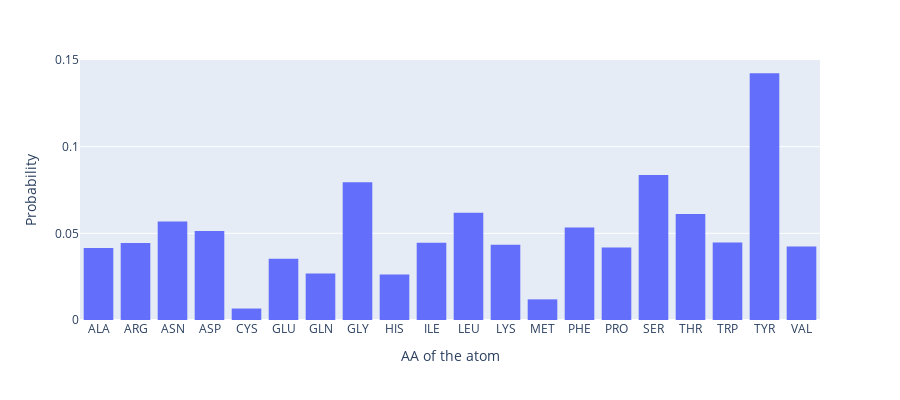

The code cell stored with this chart in its notebook:
### Markdown cell above
### resname_of_the_carbons_from_the_biggest_hydrophobic_cluster_by_res_norm

### Code cell
b = np.array(list(cdr_dict_big_cluster_aa_comp_res.values()))

df_aa_comp = pd.DataFrame({'AA': cdr_dict_big_cluster_aa_comp_res.keys(),
    'Count': b / sum(b)})
    
fig_ring = px.histogram(df_aa_comp, x='AA', y='Count', 
    # color='color', barmode='group',
    height=400)
fig_ring.update_xaxes(title = "AA of the atom")
fig_ring.update_yaxes(title = "Probability", range = [0, .15])

### Figure 1 — Plotly figure (JSON) as saved in the notebook; plotly's stock layout.template omitted (floating-point values rounded to 4 significant figures)
{"data": [{"alignmentgroup": "True", "bingroup": "x", "histfunc": "sum", "hovertemplate": "AA=%{x}<br>sum of Count=%{y}<extra></extra>", "legendgroup": "", "marker": {"color": "#636efa", "pattern": {"shape": ""}}, "name": "", "offsetgroup": "", "orientation": "v", "showlegend": false, "type": "histogram", "x": ["ALA", "ARG", "ASN", "ASP", "CYS", "GLU", "GLN", "GLY", "HIS", "ILE", "LEU", "LYS", "MET", "PHE", "PRO", "SER", "THR", "TRP", "TYR", "VAL"], "xaxis": "x", "y": [0.0415, 0.04437, 0.05678, 0.05134, 0.006611, 0.0354, 0.02688, 0.07948, 0.0263, 0.04459, 0.06185, 0.04348, 0.0119, 0.0534, 0.04187, 0.08366, 0.06111, 0.04466, 0.1424, 0.04246], "yaxis": "y"}], "layout": {"barmode": "relative", "height": 400, "legend": {"tracegroupgap": 0}, "margin": {"t": 60}, "xaxis": {"anchor": "y", "domain": [0, 1], "title": {"text": "AA of the atom"}}, "yaxis": {"anchor": "x", "domain": [0, 1], "range": [0, 0.15], "title": {"text": "Probability"}}}}
